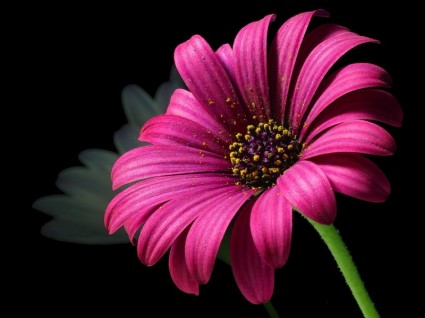
#> input picture Spring2022/openCV/HomeWork4/Photos/pic1.jpg, 425 x 318 px
$ python Problem3.py
#> lines starting #> are read from the running program, lines starting #| are printed output that depends on the picture; after the words box and inside, x2 and y2 are one past the last pixel; in counts of white or black regions, pixels touching at a corner belong together
import cv2 as cv
import matplotlib.pyplot as plt

# Open the image pic1.jpg and display it with the name pic1. Binarize the image using 3 different
# methods: choosing the threshold by hand and using THRESH_BINARY method, using adaptive
# thresholding with mean and gaussian methods. Display the 3 results in separate windows

img = cv.imread('Photos/pic1.jpg')
#> img is the input picture: shape (318, 425, 3); mean B, G, R 41.3, 21.8, 66.2
gray = cv.cvtColor(img, cv.COLOR_BGR2GRAY)
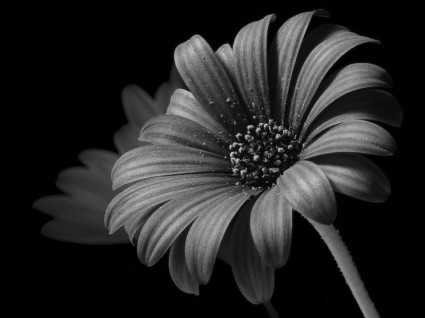
#> gray: shape (318, 425); min 0, max 201, mean 37.3

ret, th1 = cv.threshold(img, 127, 255, cv.THRESH_BINARY)
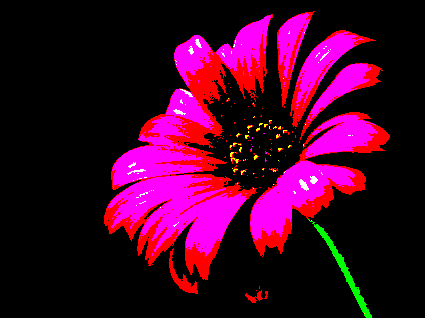
#> th1: shape (318, 425, 3); mean B, G, R 39.5, 2.5, 63.4
th2 = cv.adaptiveThreshold(gray, 255, cv.ADAPTIVE_THRESH_MEAN_C, cv.THRESH_BINARY, 11, 0)
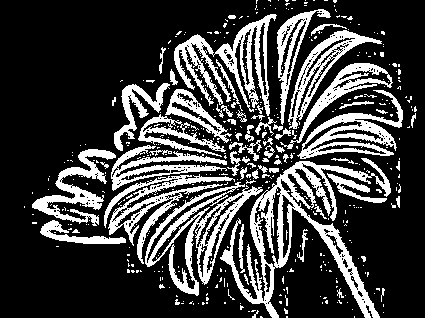
#> th2: shape (318, 425); 24.9% white; 454 white regions (391 under 20 px), largest, box (x1, y1, x2, y2) and area: (220, 158, 391, 318) 6087, (145, 182, 263, 296) 3392, (174, 14, 277, 116) 3254
th3 = cv.adaptiveThreshold(gray, 255, cv.ADAPTIVE_THRESH_GAUSSIAN_C, cv.THRESH_BINARY, 11, 2)
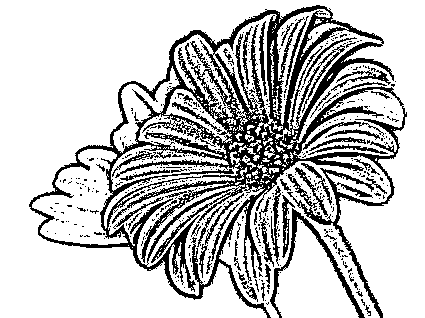
#> th3: shape (318, 425); 76.8% white; 477 black regions (426 under 20 px), largest, box (x1, y1, x2, y2) and area: (29, 5, 407, 318) 23724, (270, 208, 365, 318) 1052, (271, 186, 281, 266) 295
titles = ['Original Image', 'Global Thresholding (v = 127)', 'Adaptive Mean Thresholding', 'Adaptive Gaussian Thresholding' ]
images = [img, th1, th2, th3]
for i in range(4):
    plt.subplot(2, 2, i+1), plt.imshow(images[i], 'gray')
    plt.title(titles[i])
    plt.xticks([]), plt.yticks([])

plt.show()
#> figure, not shown here; B, G, R data is drawn as R, G, B
